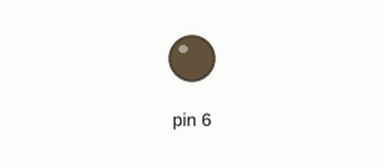
Simulated run of this sketch. Board: Arduino Uno, built with avr-gcc and run on an emulated ATmega328P. Parts: output pins drawn as LEDs (lit = HIGH).

Above: at 0.05 s.
At 0.65 s:
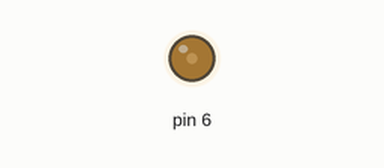
At 1.3 s:
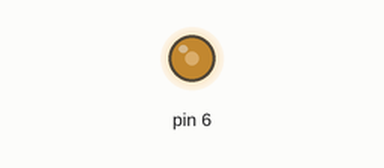
At 2.6 s:
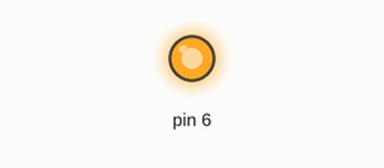
Timing chart, 0 to 6.0 s (numbered marks = the images above):
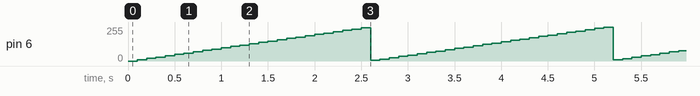

The sketch:

LEDpwm.ino
```cpp
void setup() {

  pinMode(6, OUTPUT);
}

void loop() {
  int i = 0;
  for( i=0; i>=0; i=i+10){
    analogWrite(6, i);
    delay(100);
  }

}
```

Measured:
- by itself, pin 6: ramps from 0/255 to 254/255 and jumps back, once every 2.6 s
